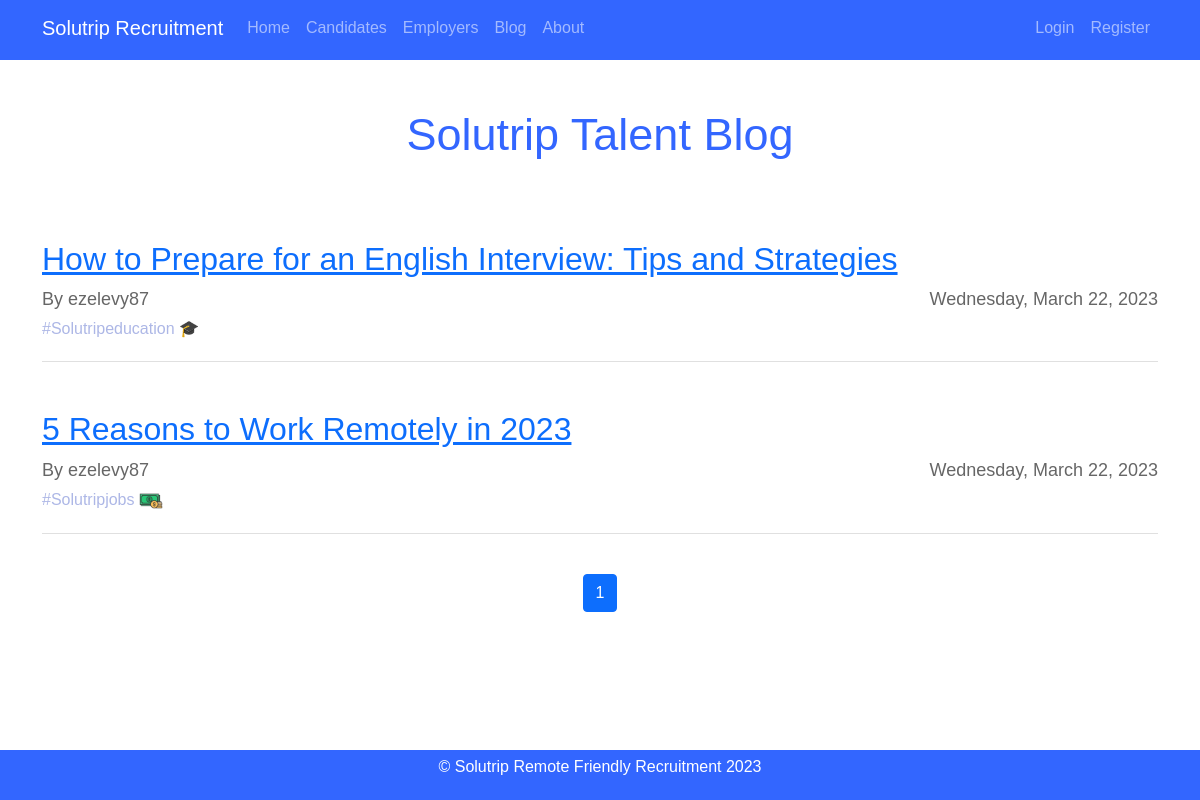
/blog, run on an earlier commit of the app's database.
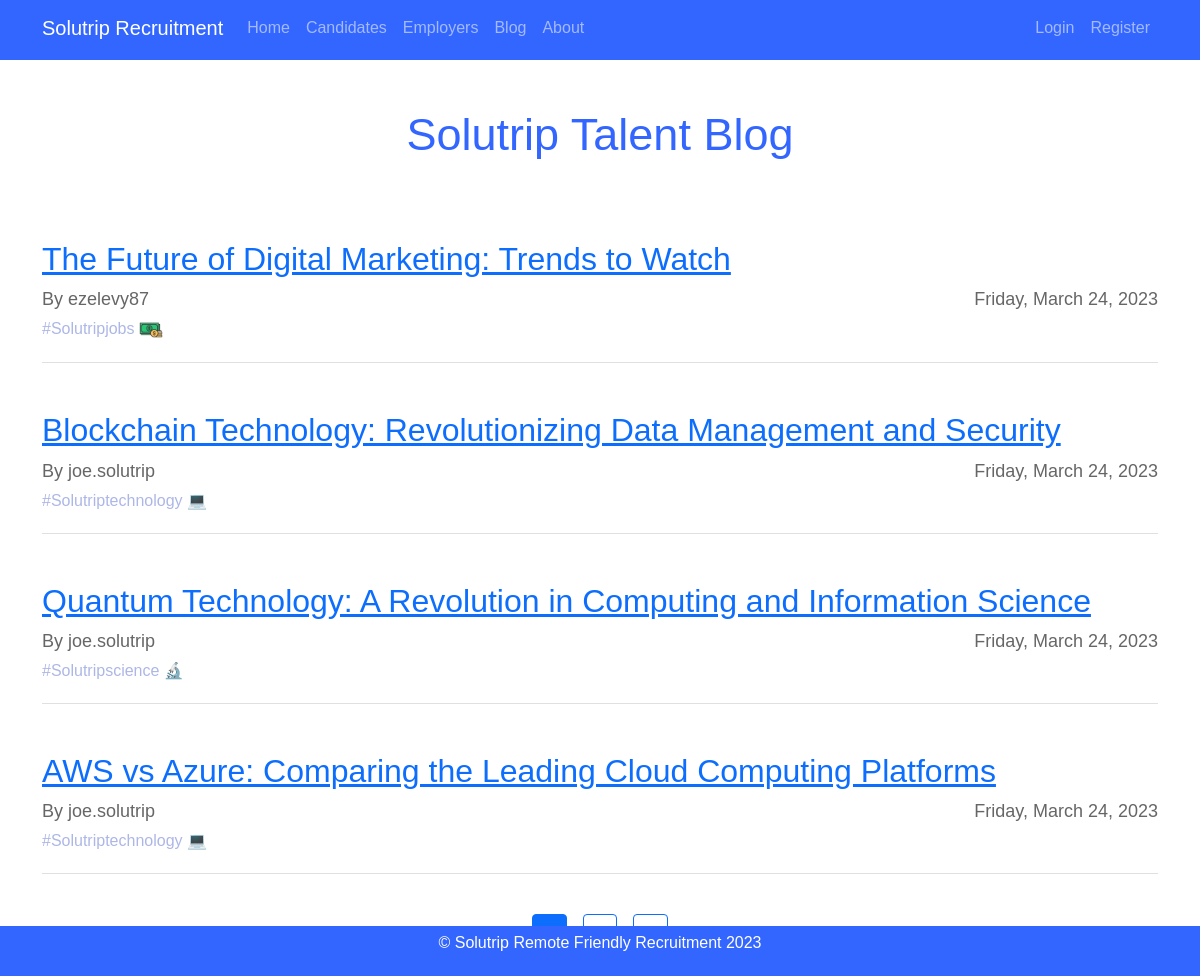
And on a later commit of the database.
### Solutrip_app/models.py (models this page shows)
class Post(db.Model):
    id = db.Column (db.Integer, primary_key=True)
    title = db.Column(db.String(60), nullable=False)
    date_posted = db.Column(db.DateTime, nullable=False, default=datetime.utcnow)
    tag = db.Column(db.String(60), nullable=False)
    content = db.Column(db.Text, nullable=False)
    user_id = db.Column(db.Integer, db.ForeignKey('user.id'), nullable=False)

class User(db.Model, UserMixin):
    id = db.Column (db.Integer, primary_key=True)
    username = db.Column (db.String(64), unique=True, nullable=False)
    email = db.Column (db.String(120), unique=True, nullable=False)
    password = db.Column(db.String(128), nullable=False)
    image_file = db.Column(db.String(20), nullable=False, default='default.jpg')
    role = db.Column(db.String(20), nullable=False, default='user')
    user_info = db.relationship('UserInfo', backref='user', lazy=True)
    author = db.relationship('Post', backref='author', lazy=True )

### Solutrip_app/routes.py (the view)
@app.route("/blog")
def blog():
    page = request.args.get('page',1,type=int)
    posts = Post.query.order_by(Post.date_posted.desc()).paginate(page = page, per_page = 4)
    return render_template("blog.html", posts = posts, title = "Blog")

### Solutrip_app/templates/blog.html
{% extends 'layout.html' %}
{% block content %}
    <div class="blog">
        <h2 class="blog-title mt-5" style="padding-bottom: 30px;">Solutrip Talent Blog</h2>
        {% for post in posts.items %}
            <div class="blog-post mt-5">
                <h4> <a class="post-title" href="{{ url_for('post', post_id= post.id)}}"> {{ post.title }}</a></h4>
                <div class="post-info mb-1">
                    <span class="post-author">By {{ post.author.username }}</span>
                    <span class="post-date">{{ post.date_posted.strftime('%A, %B %d, %Y') }}</span>
                </div>
                {% if post.tag == "technology" %}
                <div class="post-tag" style="color: rgb(173, 183, 230);">
                    #Solutrip{{ post.tag }} &#x1F4BB;
                </div>
                {% elif post.tag == "education" %}
                    <div class="post-tag" style="color: rgb(173, 183, 230);">
                        #Solutrip{{ post.tag }} &#x1F393;
                    </div>
                {% elif post.tag == "jobs" %}
                    <div class="post-tag" style="color: rgb(173, 183, 230);">
                        #Solutrip{{ post.tag }}
                        <img src="{{ url_for('static', filename='dinero.png') }}" alt="Technology" width="24" height="24">
                    </div>
                {% elif post.tag == "science" %}
                <div class="post-tag" style="color: rgb(173, 183, 230);">
                    #Solutrip{{ post.tag }} &#x1F52C;
                </div>
                {% endif %}
            </div>
        {% endfor %}
    </div>
    <div class="d-flex justify-content-center">
    {% for page_num in posts.iter_pages() %}
        {% if page_num %}
            {% if posts.page == page_num %}
                <a class=" btn btn-primary mx-2 mb-4 float-right" href="{{url_for('blog', page = page_num)}}" style="color: white;"> {{ page_num }}</a>
            {% else %}
                <a class=" btn btn-outline-primary mx-2 mb-4" href="{{url_for('blog', page = page_num)}}" style="color: #3f82c3;"> {{ page_num }}</a>
            {% endif %}
        {% else %}
            ...
        {% endif %}
    {% endfor%}
    </div>
{% endblock content %}

### Solutrip_app/templates/layout.html (shortened to what this page needs)
<html>
  <head>
    <link href="https://cdn.jsdelivr.net/npm/bootstrap@5.0.2/dist/css/bootstrap.min.css" rel="stylesheet">
    <link rel="stylesheet" type="text/css" href="{{ url_for('static', filename='styles.css') }}">
  </head>
  <body>
    <header class="site-header">
      <nav class="navbar navbar-expand-md navbar-dark bg-steel fixed-top">
        <div class="container">
          <a class="navbar-brand mr-4" href="/">Solutrip Recruitment</a>
          <div class="collapse navbar-collapse d-flex" id="navbarToggle">
            <div class="navbar-nav mr-auto flex-grow-1">
              <a class="nav-item nav-link {% if request.path == '/' %}active{% endif %}" href="{{ url_for('home') }}">Home</a>
              <a class="nav-item nav-link" href="{{ url_for('candidates')}}">Candidates</a>
              <a class="nav-item nav-link" href="{{ url_for('employers')}}">Employers</a>
              <a class="nav-item nav-link" href="{{ url_for('blog')}}">Blog</a>
              <a class="nav-item nav-link" href="{{ url_for('about')}}">About</a>
            </div>
            <div class="navbar-nav ml-auto">
              {% if current_user.is_authenticated %}
              {% if current_user.role == 'admin' %}
                <a class="nav-item nav-link" href="{{ url_for('admin')}}">Admin</a>
              {% endif%}
              <a class="nav-item nav-link" href="{{ url_for('account')}}">Account</a>
              <a class="nav-item nav-link" href="{{ url_for('logout')}}">Log Out</a>
              {% else %}
              <a class="nav-item nav-link" href="{{ url_for('login')}}">Login</a>
              <a class="nav-item nav-link" href="{{ url_for('register')}}">Register</a>
              {% endif %}
            </div>
          </div>
        </div>
      </nav>
    </header>
    <div class="col-md-12">
      <div class="container">
        {% block content %}
        {% endblock %}
      </div>
    </div>
    <footer>
        <p>&copy; Solutrip Remote Friendly Recruitment 2023</p>
    </footer>
  </body>
</html>

### Solutrip_app/static/styles.css (style rules this page uses)
body { background-image: url(bg-img.jpg); background-size: cover; font-family: Arial, sans-serif; color: #333; }
header { display: flex; justify-content: space-between; align-items: center; padding: 0 10px; height: 60px; background-color: #3366ff; }
html, body { height: 100%; }
footer { display: flex; justify-content: center; align-items: center; min-height: 50px; background-color: #3366ff; color: #fff; width: 100%; }
#account h1,h2 { color: #3366ff; }
footer { position: fixed; bottom: 0; width: 100%; }
.blog-title { font-size: 45px; margin-top: 50px; margin-bottom: 40px; text-align: center; }
.blog-post { margin-bottom: 40px; padding-bottom: 20px; border-bottom: 1px solid #e0e0e0; }
.post-title { font-size: 32px; margin-top: 0; margin-bottom: 20px; }
.post-info { display: flex; justify-content: space-between; margin-bottom: 20px; }
.post-author { font-size: 18px; color: #666; }
.post-date { font-size: 18px; color: #666; }

What changed in the data, as far as the page shows it:
no longer on this page (row unchanged): Post: title "How to Prepare for an English Interview: Tips and Strategies", author.username "ezelevy87", date_posted "Wednesday, March 22, 2023", tag "education"
no longer on this page (row unchanged): Post: title "5 Reasons to Work Remotely in 2023", author.username "ezelevy87", date_posted "Wednesday, March 22, 2023", tag "jobs"
added Post: title "The Future of Digital Marketing: Trends to Watch", author.username "ezelevy87", date_posted "Friday, March 24, 2023", tag "jobs"
added Post: title "Blockchain Technology: Revolutionizing Data Management and Security", author.username "joe.solutrip", date_posted "Friday, March 24, 2023", tag "technology"
added Post: title "Quantum Technology: A Revolution in Computing and Information Science", author.username "joe.solutrip", date_posted "Friday, March 24, 2023", tag "science"
added Post: title "AWS vs Azure: Comparing the Leading Cloud Computing Platforms", author.username "joe.solutrip", date_posted "Friday, March 24, 2023", tag "technology"
Also different on the page:
list line gone: "1"
